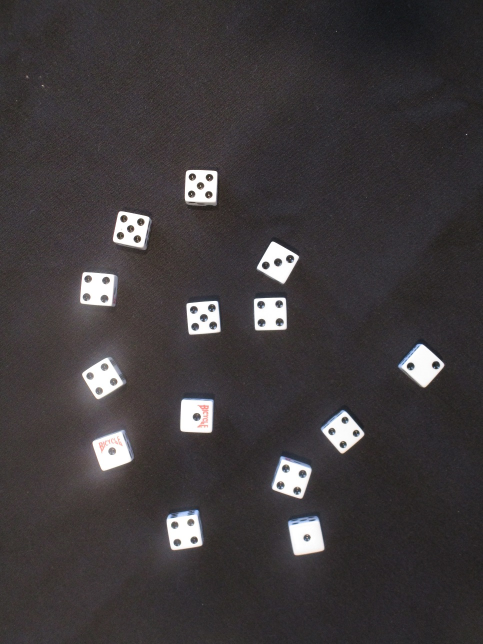
#> input picture images/000_test.jpg, 966 x 1288 px (shown at 1/2 size)
$ python ced.py images/000_test.jpg
#> lines starting #> are read from the running program, lines starting #| are printed output that depends on the picture
'''
@Author Ryan Switzer

Rudimentary implementation of the canny edge detection algorithm written in
python using OpenCV. Resulting images of the algorithm shall be written to
disk using the following naming convention <image name>_<conv|grad|edge>.<extension>.
'''
import cv2
import numpy as np
import sys
import os
import math
from scipy.signal import convolve2d


#Set of accepted image formats
EXTENSIONS = set(['jpg','jpeg','jif','jfif','jp2','jpx','j2k','j2c','fpx', \
                  'pcd','pdf','png','ppm','webp','bmp','bpg','dib','wav', \
                  'cgm','svg','gif'])
#Path where the image shall exist
PATH = 'TEST_IMAGES/'


def init_kernel(values):
    '''
    Initialize a kernel with the given values
    @params:
        values: array of values to be used to establish the kernel
    @return:
        kernel: kernel with dimensions (M x M) where M = length of values
    '''
    kernel = np.empty([len(values),len(values)])
    ki = values
    kj = values

    for i in range(len(values)):
        for j in range(len(values)):
            kernel[i][j] = ki[i] * kj[j]

    return kernel


# [144 lines left out: functions test_conv, test_can, write_result, nms, hysteresis, not called in this run]


def ritconv(img,kernel):
    '''
    Preforms rudimentary 2D convolution on the input image.
    Convolution imposes usage of float32.
    @params:
        img: the input image to preform the convolution on
        kernel: the filter used for the convolution
    @returns:
        conv_img: the image after convolution
    '''
    #Get the height, width and # of channels for the image
    height,width = img.shape
#> height = 1288; width = 966
    #Compute the center position of the kernel (assumes square kernel)
    kCenterX = int(round(len(kernel)/2.0))
    kCenterY = int(round(len(kernel)/2.0))
    k = len(kernel)
    conv_img = np.empty([width,height])

    # Traverse image
    for i in range(width):
        for j in range(height):
            # Traverse kernel
            for ki in range(k):
                #Flipped kernel row index
                fki = k - 1 - ki
                for kj in range(k):
                    #Flipped kernel column index
                    fkj = k - 1 - kj
                    # Input signal index; for boundary check
                    si = i + (ki-kCenterX)
                    sj = j + (kj-kCenterY)
                    # Keep convolution within image boundaries
                    if (si >= 0) and (si < width) and \
                        (sj >= 0) and (sj < height):
                        conv_img[i][j] += img[si][sj].astype(np.float32) * kernel[fki][fkj]
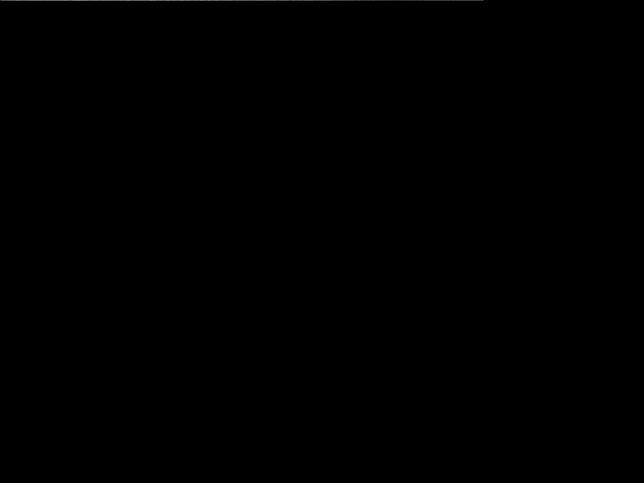
#> conv_img: shape (966, 1288) float64 (shown at 1/2 size); min 0, max 16.56, mean 0.00814; drawn with min black and max white

    return conv_img


# [18 lines left out: function ritgrad, not called in this run]


def ritcan(image,scale,weak,strong):
    '''
    Implementation of the canny edge detection algorithm
    @params:
        image: the input image to preform canny edge detection on
        scale: the kernel used for the convolution (i.e. Gaussian filter)
        weak: the weak edge threshold
        strong: the strong edge threshold
    @returns:
        none
    '''
    kernel = scale
    conv_img = ritconv(image,kernel)
    grad,theta = ritgrad(conv_img)

    thetaQ = (np.round(theta * (5.0 / np.pi)) + 5) % 5
    grad_sup = nms(image,grad,thetaQ)
    edges = hysteresis(image,grad_sup,strong,weak)

    write_result(None,conv_img,'conv')
    write_result(None,grad,'grad')
    write_result(None,edges,'edge')
    write_result([conv_img,grad,edges],None,'all')

    return edges


def main():
    '''
    Main function handling input, output and the program's operational flow
    @params:
        none
    @returns:
        none
    '''
    if (len(sys.argv) < 2):
        print('Need target file')
        sys.exit()
    path = sys.argv[1]

    if not os.path.isdir(path) and path.split('.')[1].lower() in EXTENSIONS:
        global PATH
        PATH = path
        kernel = init_kernel([.25,.5,.25]) #Gaussian
        img = cv2.imread(path, cv2.IMREAD_GRAYSCALE)
        edges = ritcan(img,kernel,100,200)

        # TESTS for error margin
        test_conv(img,kernel)
        test_can(img,edges)

    else:
        print('File format not supported and/or file does not exist')


#> (the run stopped early here; a loop or call above may not have finished)
